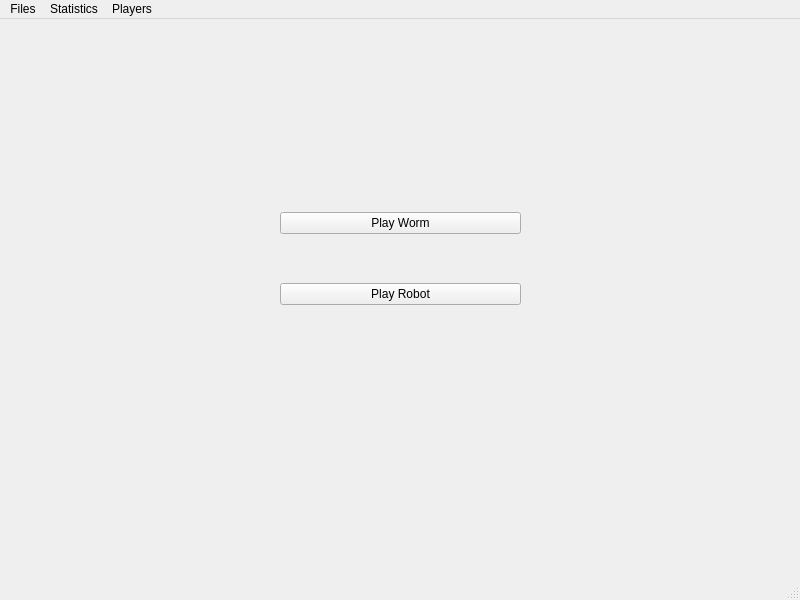
<?xml version="1.0" encoding="UTF-8"?>
<ui version="4.0">
 <class>AsGui</class>
 <widget class="QMainWindow" name="AsGui">
  <property name="geometry">
   <rect>
    <x>0</x>
    <y>0</y>
    <width>800</width>
    <height>600</height>
   </rect>
  </property>
  <property name="windowTitle">
   <string>AsGui</string>
  </property>
  <widget class="QWidget" name="centralwidget">
   <widget class="QWidget" name="layoutWidget">
    <property name="geometry">
     <rect>
      <x>280</x>
      <y>150</y>
      <width>241</width>
      <height>181</height>
     </rect>
    </property>
    <layout class="QVBoxLayout" name="verticalLayout">
     <item>
      <widget class="QPushButton" name="wormButton">
       <property name="text">
        <string>Play Worm</string>
       </property>
      </widget>
     </item>
     <item>
      <widget class="QPushButton" name="robotButton">
       <property name="text">
        <string>Play Robot</string>
       </property>
      </widget>
     </item>
    </layout>
   </widget>
   <widget class="QLabel" name="display_Player">
    <property name="geometry">
     <rect>
      <x>210</x>
      <y>100</y>
      <width>571</width>
      <height>31</height>
     </rect>
    </property>
    <property name="text">
     <string/>
    </property>
   </widget>
  </widget>
  <widget class="QMenuBar" name="menubar">
   <property name="geometry">
    <rect>
     <x>0</x>
     <y>0</y>
     <width>800</width>
     <height>24</height>
    </rect>
   </property>
   <property name="nativeMenuBar">
    <bool>false</bool>
   </property>
   <widget class="QMenu" name="menuFiles">
    <property name="title">
     <string>Files</string>
    </property>
    <addaction name="actionExit"/>
   </widget>
   <widget class="QMenu" name="menuStatistics">
    <property name="title">
     <string>Statistics</string>
    </property>
    <addaction name="actionTop_3_Games"/>
    <addaction name="actionTop_3_Players"/>
    <addaction name="actionCalculated_Statistics"/>
   </widget>
   <widget class="QMenu" name="menuPlayers">
    <property name="title">
     <string>Players</string>
    </property>
    <addaction name="actionNew_Player"/>
    <addaction name="separator"/>
    <addaction name="actionSelect_Existing_Player"/>
   </widget>
   <addaction name="menuFiles"/>
   <addaction name="menuStatistics"/>
   <addaction name="menuPlayers"/>
  </widget>
  <widget class="QStatusBar" name="statusbar"/>
  <action name="actionTop_3_Games">
   <property name="text">
    <string>Top 3 Games</string>
   </property>
  </action>
  <action name="actionTop_3_Players">
   <property name="text">
    <string>Top 3 Players</string>
   </property>
  </action>
  <action name="actionCalculated_Statistics">
   <property name="text">
    <string>Calculated Statistics </string>
   </property>
  </action>
  <action name="actionNew_Player">
   <property name="text">
    <string>New Player</string>
   </property>
  </action>
  <action name="actionSelect_Existing_Player">
   <property name="text">
    <string>Select Existing Player</string>
   </property>
  </action>
  <action name="actionExit">
   <property name="icon">
    <iconset theme="edit-undo">
     <normaloff>.</normaloff>.</iconset>
   </property>
   <property name="text">
    <string>Exit</string>
   </property>
   <property name="menuRole">
    <enum>QAction::QuitRole</enum>
   </property>
  </action>
 </widget>
 <resources/>
 <connections/>
</ui>
